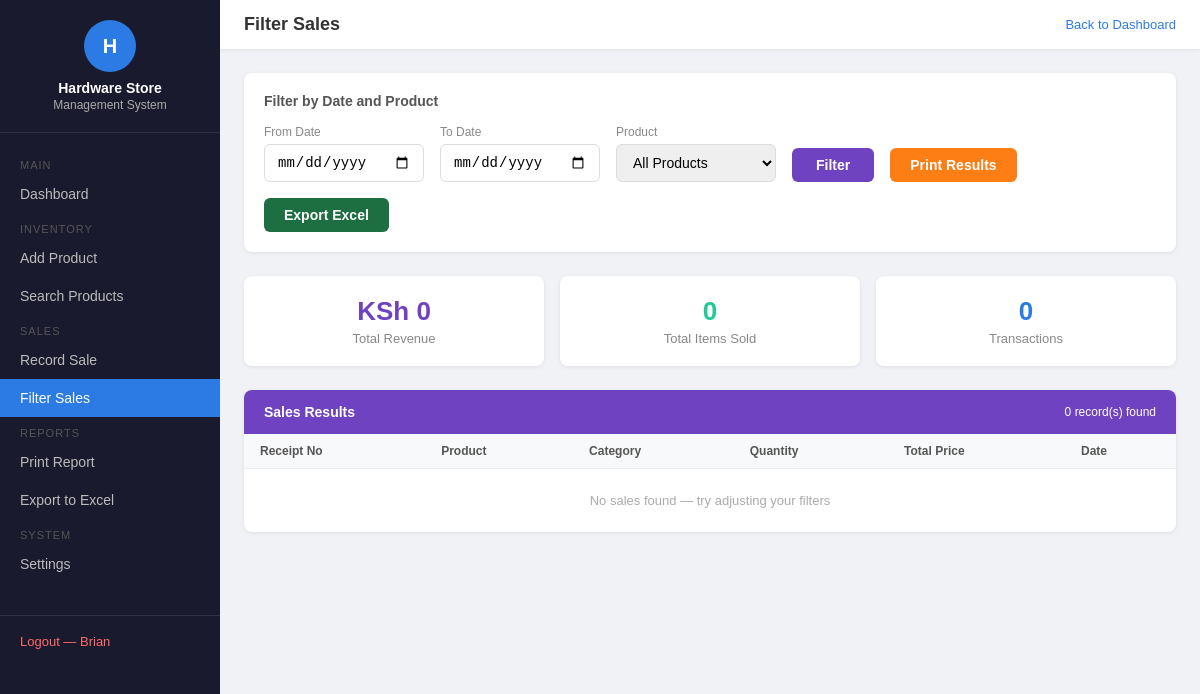
The page /sales/filter/ (signed in) on the database as committed earlier.
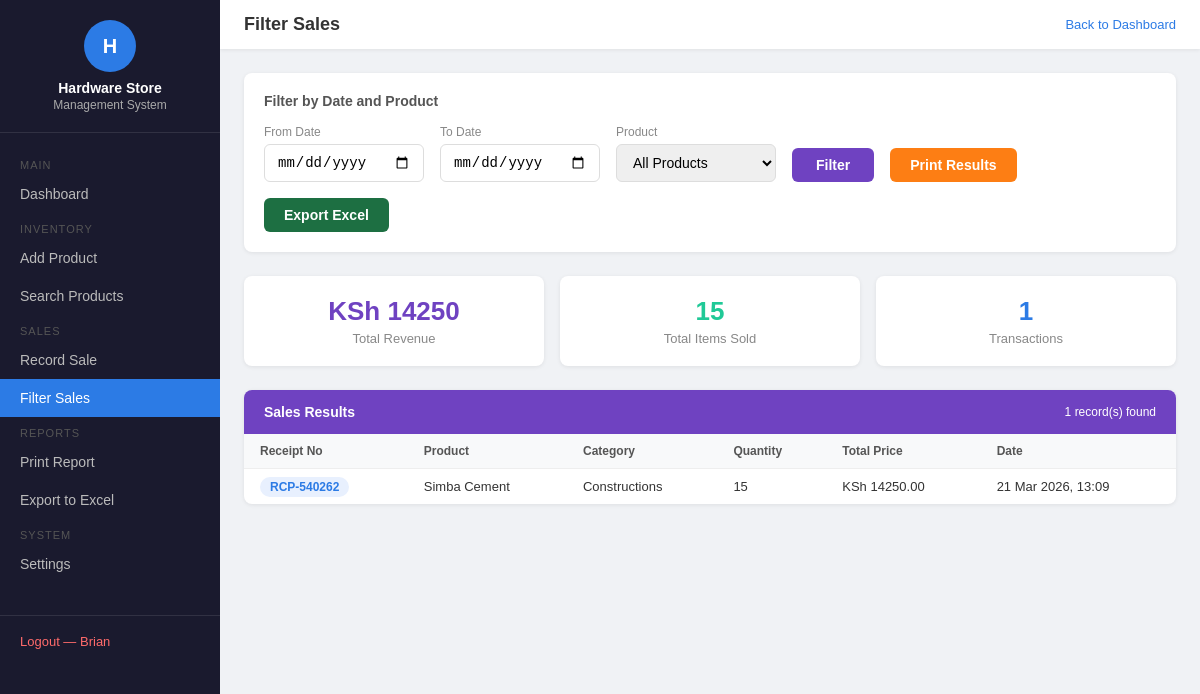
The same page on the database as committed later.
### sales/models.py (models this page shows, shortened)
class Sale(models.Model):
    receipt = models.ForeignKey(Receipt, on_delete=models.CASCADE, null=True, blank=True, related_name='items')
    receipt_number = models.CharField(max_length=20, blank=True)
    product = models.ForeignKey(Product, on_delete=models.CASCADE)
    quantity_sold = models.IntegerField()
    date = models.DateTimeField(auto_now_add=True)
    total_price = models.DecimalField(max_digits=10, decimal_places=2, blank=True, null=True)

### inventory/models.py (models this page shows, shortened)
class Product(models.Model):
    name = models.CharField(max_length=200)
    category = models.ForeignKey(Category, on_delete=models.SET_NULL, null=True)
    supplier = models.ForeignKey(Supplier, on_delete=models.SET_NULL, null=True)
    price = models.DecimalField(max_digits=10, decimal_places=2)
    stock_quantity = models.IntegerField()
    reorder_level = models.IntegerField(default=5)

class Category(models.Model):
    name = models.CharField(max_length=100)
    def __str__(self):
        return self.name

### reports/views.py (the view)
# urls.py: path('sales/filter/', views.filter_sales, name='filter_sales'),
@login_required
def filter_sales(request):
    sales = Sale.objects.all().order_by('-date')
    products = Product.objects.all()
    date_from = request.GET.get('date_from')
    date_to = request.GET.get('date_to')
    product_id = request.GET.get('product')
    if date_from:
        sales = sales.filter(date__date__gte=date_from)
    if date_to:
        sales = sales.filter(date__date__lte=date_to)
    if product_id:
        sales = sales.filter(product_id=product_id)
    total = sales.aggregate(total=Sum('total_price'))['total'] or 0
    items = sales.aggregate(total=Sum('quantity_sold'))['total'] or 0
    return render(request, 'reports/filter_sales.html', {
        'sales': sales,
        'products': products,
        'total': total,
        'items': items,
        'date_from': date_from or '',
        'date_to': date_to or '',
        'selected_product': product_id or '',
    })

### reports/templates/reports/filter_sales.html (shortened to what the changed rows need)
<!DOCTYPE html>
<html>
<head>
</head>
<body>
<div class="sidebar">
    <div class="sidebar-logo">
        <h2>Hardware Store</h2>
    </div>
</div>
<div class="main">
    <div class="content">
        <div class="summary">
            <div class="summary-card purple">
                <h2>KSh {{ total }}</h2>
                <p>Total Revenue</p>
            </div>
            <div class="summary-card teal">
                <h2>{{ items }}</h2>
                <p>Total Items Sold</p>
            </div>
            <div class="summary-card blue">
                <h2>{{ sales.count }}</h2>
                <p>Transactions</p>
            </div>
        </div>
        <div class="panel">
            <div class="panel-header">
                Sales Results
                <span style="font-size:12px; font-weight:normal;">{{ sales.count }} record(s) found</span>
            </div>
            <table>
                <tr>
                    <th>Receipt No</th>
                    <th>Product</th>
                    <th>Category</th>
                    <th>Quantity</th>
                    <th>Total Price</th>
                    <th>Date</th>
                </tr>
                {% for sale in sales %}
                <tr>
                    <td><span class="badge badge-blue">{{ sale.receipt_number }}</span></td>
                    <td>{{ sale.product.name }}</td>
                    <td>{{ sale.product.category }}</td>
                    <td>{{ sale.quantity_sold }}</td>
                    <td>KSh {{ sale.total_price }}</td>
                    <td>{{ sale.date|date:"d M Y, H:i" }}</td>
                </tr>
                {% empty %}
                <tr><td colspan="6" class="empty">No sales found — try adjusting your filters</td></tr>
                {% endfor %}
            </table>
        </div>
    </div>
</div>
</body>
</html>

Rows that differ between the two databases and show on the page:
added Sale: receipt_number "RCP-540262", product.name "Simba Cement", product.category "Constructions", quantity_sold "15", total_price "14250.00", date "21 Mar 2026, 13:09"
Other text that changed with them:
{{ total }}: "0" → "14250"
{{ items }}: "0" → "15"
{{ sales.count }}: "0" → "1"
text no longer shown: "No sales found — try adjusting your filters"
